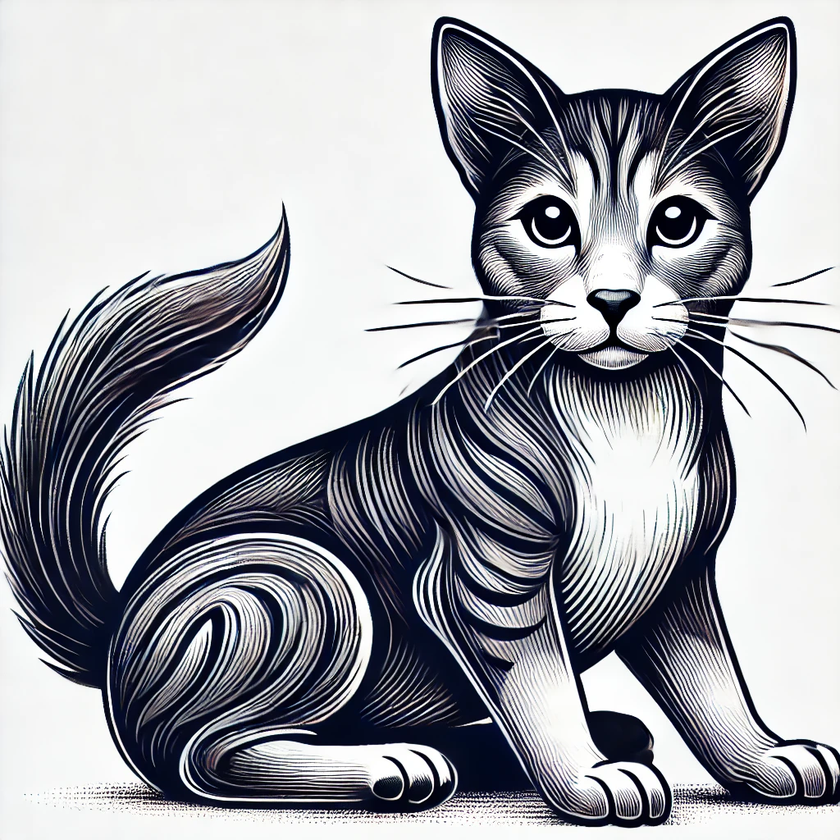
#> input picture ReadImage/cat.png, 840 x 840 px, shrunk from 1024 x 1024 before the run
$ python readImage.py
#> lines starting #> are read from the running program, lines starting #| are printed output that depends on the picture
import cv2

img= cv2.imread("cat.png",0) ##siyah beyaz anlamına geliyor
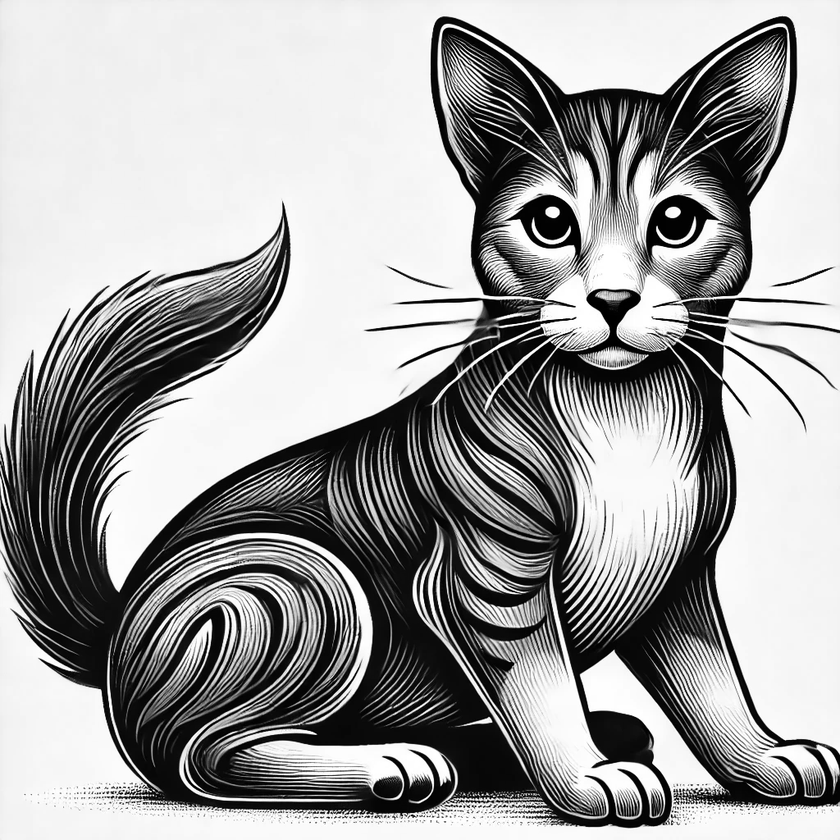
#> img: shape (840, 840); min 0, max 255, mean 160.1

cv2.imshow("First Image",img)

print(img.size)
#| 705600

k =cv2.waitKey(0)
#> (key Esc is pressed here)

if k==27:
    cv2.destroyAllWindows()
elif k==ord("s"):
    cv2.imwrite("cat_copy.png",img)
    cv2.destroyAllWindows()
